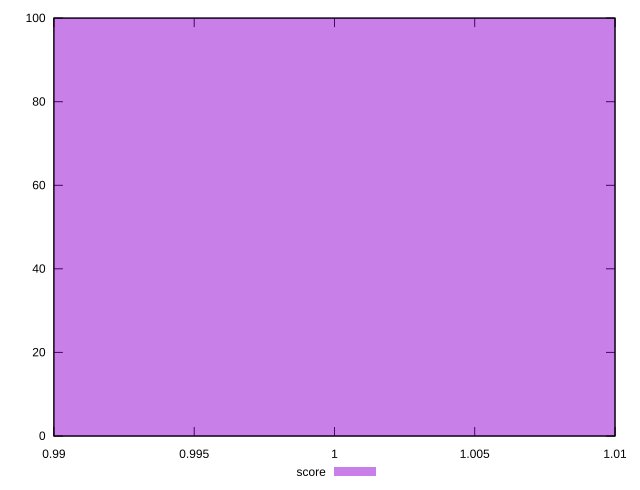

Reproduce this figure in gnuplot.
reset
set terminal svg size 640, 490
set output "reprap/uses-webp-images/samples/pages+cached+noexternal+nofonts+nosvg+noimg/score/histogram.svg"

$score <<EOF
1 100
EOF

set key outside below
set boxwidth 0.1
set yrange [0:100]
set style fill transparent solid 0.5 noborder

plot \
  $score title "score" with boxes, \


reset
